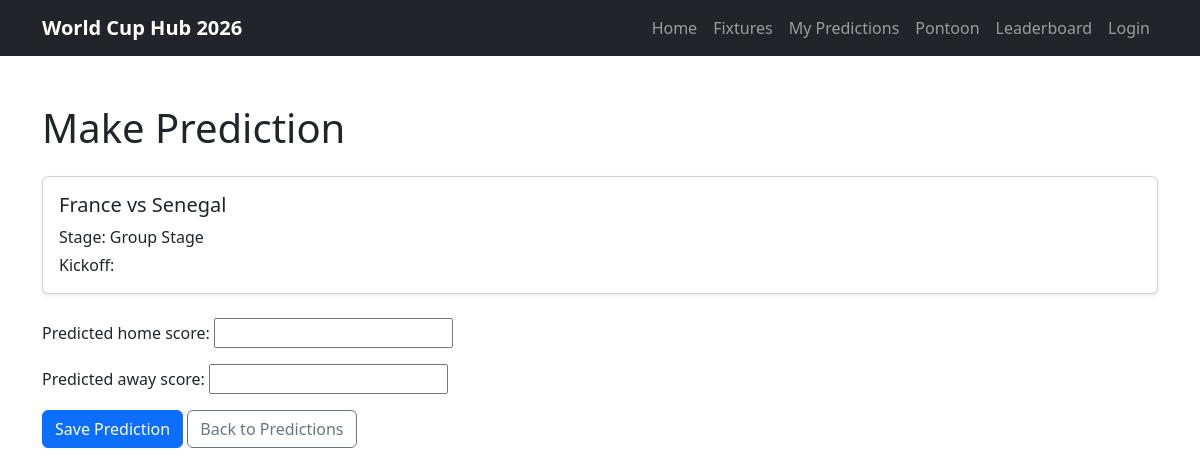
The app's page /fixtures/21/predict/ (signed in), older data.
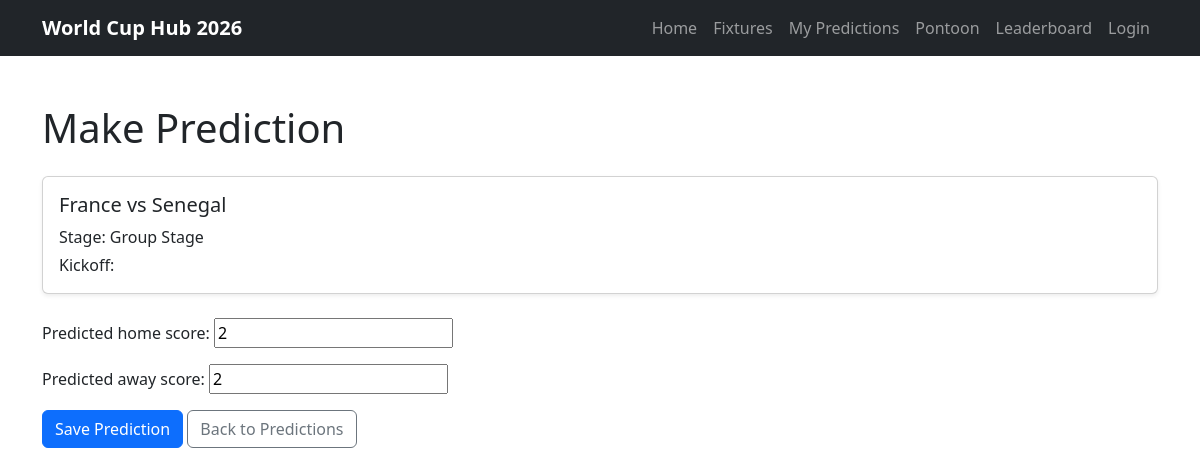
The same page, newer data.
### predictor/models.py (models this page shows, shortened)
class Prediction(models.Model):
    user = models.ForeignKey(
        User,
        on_delete=models.CASCADE,
        related_name='predictions'
    )
    fixture = models.ForeignKey(
        Fixture,
        on_delete=models.CASCADE,
        related_name='predictions'
    )
    predicted_home_score = models.PositiveIntegerField()
    predicted_away_score = models.PositiveIntegerField()
    points_awarded = models.IntegerField(default=0)
    created_at = models.DateTimeField(auto_now_add=True)
    class Meta:
        unique_together = ('user', 'fixture')
        ordering = ['fixture__kickoff_time']

### predictor/views.py (the view)
@login_required
def create_prediction(request, fixture_id):
    fixture = get_object_or_404(Fixture, id=fixture_id)
    prediction = Prediction.objects.filter(
        user=request.user,
        fixture=fixture,
    ).first()
    if request.method == "POST":
        form = PredictionForm(
            request.POST,
            instance=prediction,
        )
        if form.is_valid():
            prediction = form.save(commit=False)
            prediction.fixture = fixture
            prediction.user = request.user
            prediction.save()
            messages.success(
                request,
                "Prediction saved successfully!"
            )
            return redirect("fixtures")
    else:
        form = PredictionForm(instance=prediction)
    context = {
        "form": form,
        "fixture": fixture,
    }
    return render(
        request,
        "predictor/create_prediction.html",
        context
    )

### predictor/forms.py
class PredictionForm(forms.ModelForm):
    class Meta:
        model = Prediction
        fields = [
            "predicted_home_score",
            "predicted_away_score",
        ]

### predictor/models.py (called while the page is built)
    def __str__(self):
        return self.name

### predictor/templates/predictor/create_prediction.html (shortened to what this page needs)
{% extends "base.html" %}
{% block content %}
<section class="container py-5">
    <h1 class="mb-4">Make Prediction</h1>
    <div class="card shadow-sm mb-4">
        <div class="card-body">
            <h2 class="h5">
                {{ fixture.home_team }} vs {{ fixture.away_team }}
            </h2>
            <p class="mb-1">
                Stage: {{ fixture.get_stage_display }}
            </p>
            <p class="mb-0">
                Kickoff: {{ fixture.kickoff }}
            </p>
        </div>
    </div>
    <form method="POST">
        {{ form.as_p }}
        <button type="submit" class="btn btn-primary">
            Save Prediction
        </button>
        <a href="{% url 'my_predictions' %}" class="btn btn-outline-secondary">
            Back to Predictions
        </a>
    </form>
</section>
{% endblock %}

Row changes from the older to the newer data that the page shows:
added Prediction: predicted_home_score "2", predicted_away_score "2"
